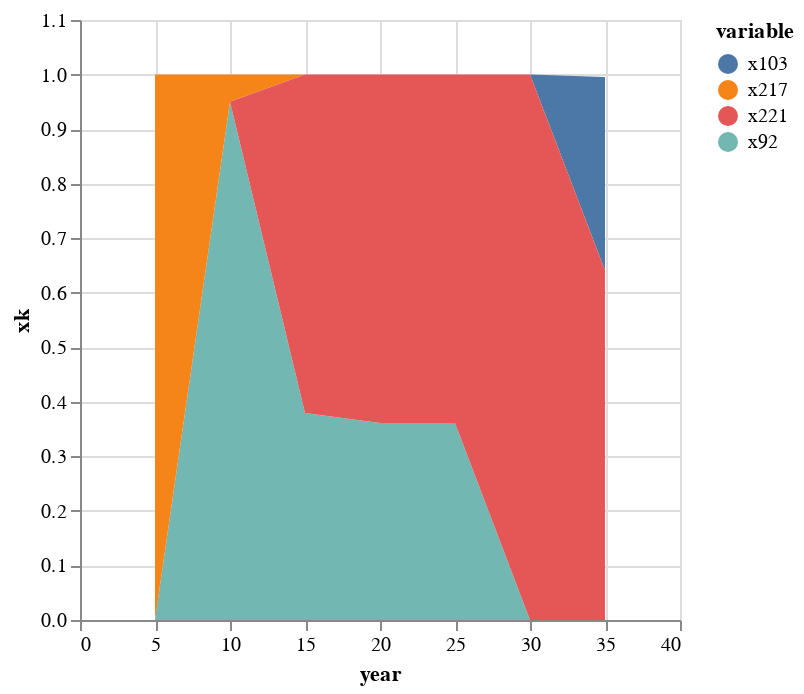

Notebook code for this chart:
### Code cell
transpose(xk)
df1=DataFrame(xk',:auto)
df1[!,:year] = 5*collect(1:7)
df1=df1[!, any.(>(0), eachcol(df1))]
sNames="compromise ".*string.(collect(1:length(xk[:,1])))
#rename!(df1,[:x92,:x103,:x217,:x221] .=> [:pyLDPE1,:pyLDPE11,:alcPLA2,:alcPLA6])

comp=df1 |> stack |> @vlplot(:area, x=:year, y={:value, stack=:zero, title="xk"}, color="variable:n",legend=:sNames) 
#save("./result-case-roadmap/compromise-roadmap.svg", comp)
comp

### Figure 1 — Vega-Lite specification as saved in the notebook (floating-point values rounded to 4 significant figures)
{"data": {"values": [{"value": 0, "variable": "x92", "year": 5}, {"value": 0.95, "variable": "x92", "year": 10}, {"value": 0.3793, "variable": "x92", "year": 15}, {"value": 0.361, "variable": "x92", "year": 20}, {"value": 0.361, "variable": "x92", "year": 25}, {"value": 0, "variable": "x92", "year": 30}, {"value": 0, "variable": "x92", "year": 35}, {"value": 0, "variable": "x103", "year": 5}, {"value": 0, "variable": "x103", "year": 10}, {"value": 0, "variable": "x103", "year": 15}, {"value": 0, "variable": "x103", "year": 20}, {"value": 0, "variable": "x103", "year": 25}, {"value": 0, "variable": "x103", "year": 30}, {"value": 0.3545, "variable": "x103", "year": 35}, {"value": 1, "variable": "x217", "year": 5}, {"value": 0.05, "variable": "x217", "year": 10}, {"value": 0, "variable": "x217", "year": 15}, {"value": 0, "variable": "x217", "year": 20}, {"value": 0, "variable": "x217", "year": 25}, {"value": 0, "variable": "x217", "year": 30}, {"value": 0, "variable": "x217", "year": 35}, {"value": 0, "variable": "x221", "year": 5}, {"value": 0, "variable": "x221", "year": 10}, {"value": 0.6207, "variable": "x221", "year": 15}, {"value": 0.639, "variable": "x221", "year": 20}, {"value": 0.639, "variable": "x221", "year": 25}, {"value": 1, "variable": "x221", "year": 30}, {"value": 0.6409, "variable": "x221", "year": 35}]}, "encoding": {"color": {"field": "variable", "type": "nominal"}, "x": {"field": "year", "type": "quantitative"}, "y": {"field": "value", "stack": "zero", "title": "xk", "type": "quantitative"}}, "legend": "sNames", "mark": "area"}
